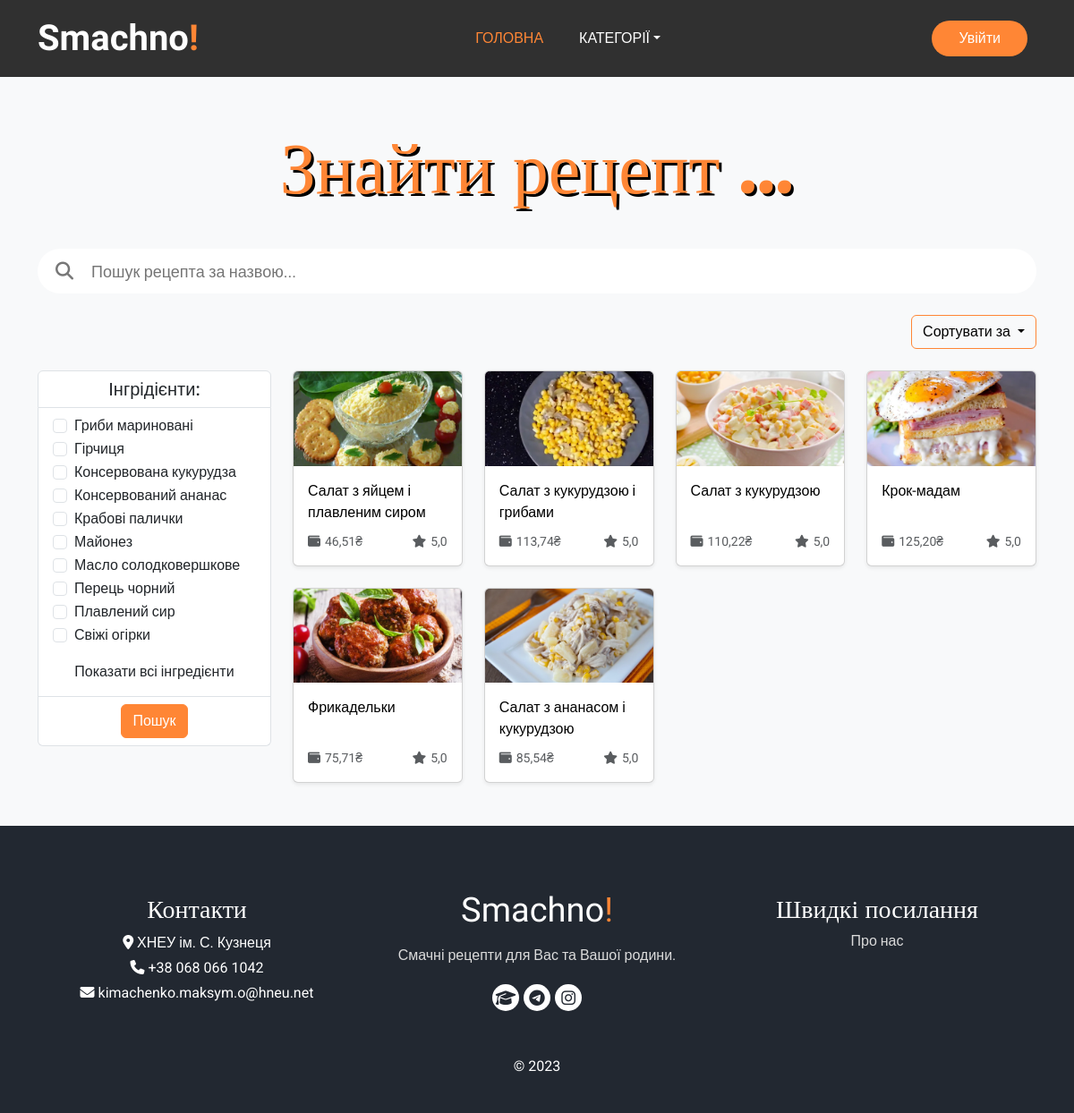
Before: / with the older database file.
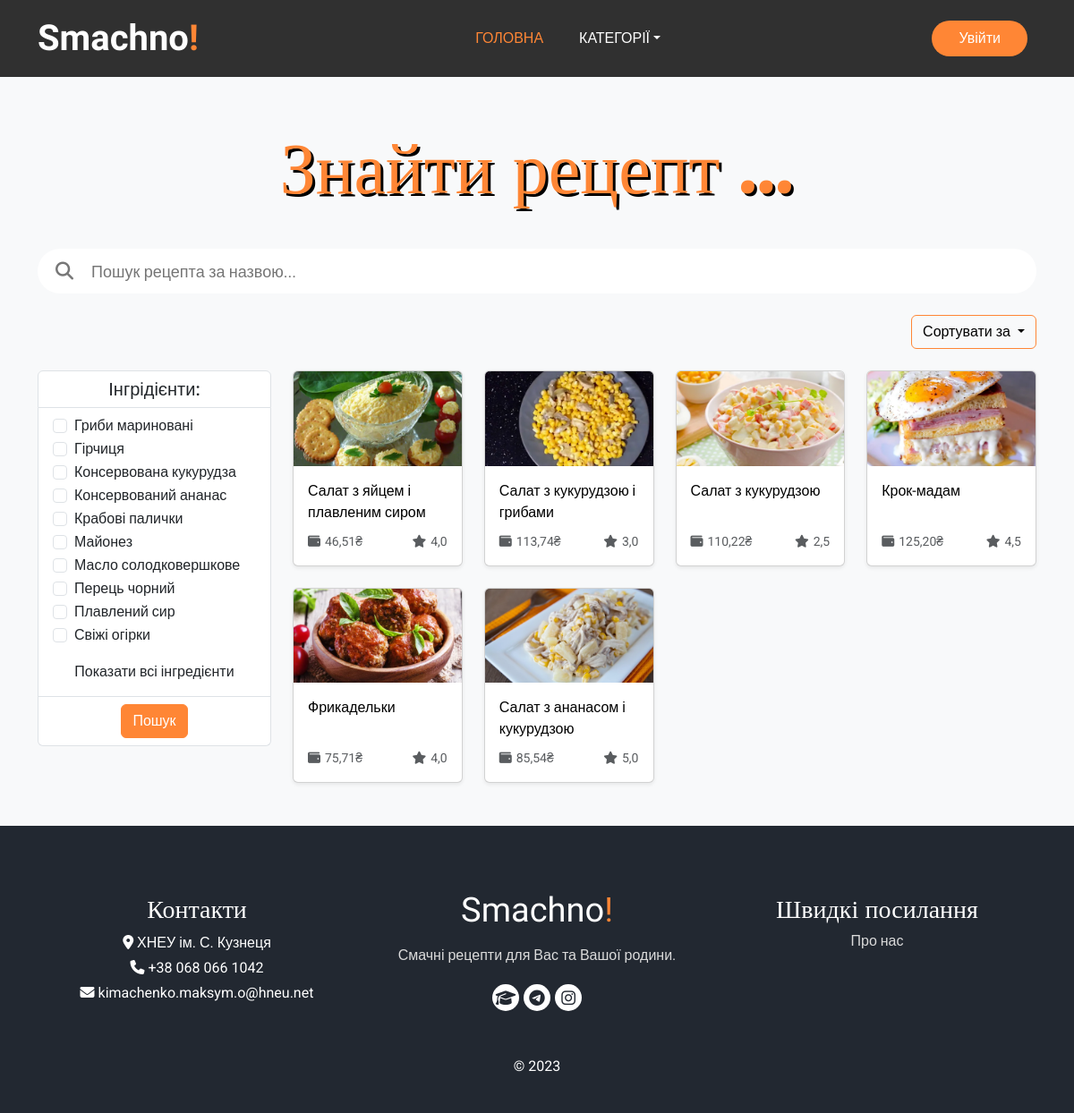
After: the same page with the newer database file.
### recipes/models.py (models this page shows, shortened)
class Ingredient(models.Model):
    name = models.CharField('Назва', max_length=50, unique=True)
    amount = models.DecimalField('Кількість', max_digits=5, decimal_places=3)
    unit = models.CharField('Одиниця вимірювання',
        max_length=2,
        choices=[
        ('kg', 'кг.'),
        ('l', 'л.'),
        ('p', 'шт.'),
        ],
        default='kg',
    )
    price = models.DecimalField('Ціна', max_digits=6, decimal_places=2)
    modified = models.DateTimeField('Дата редагування', auto_now=True)
    class Meta:
        db_table = 'Ingredients'
        verbose_name = 'Інгредієнт'
        verbose_name_plural = 'Інгредієнти'

class Recipe(models.Model):
    def get_preview_path(self, filename):
        path = 'images\\' + date(localtime(self.created), 'ymd-Hi-') + translit(self.title).replace(' ', '-') + '/cover.webp'
        return path
    preview = ResizedImageField(verbose_name='Фото-прев\'ю', upload_to=get_preview_path, size=[1920, 1080], crop=['middle', 'center'], quality=100, force_format='WEBP')
    folder_path = models.FilePathField('Шлях до папки з фото', max_length=128)
    title = models.CharField('Назва', max_length=100, unique=True)
    slug = models.CharField('Посилання', max_length=128)
    description = CKEditor5Field('Детальний рецепт', config_name='extends')
    cooking_time = models.CharField('Час приготування', max_length=30)
    portions = models.IntegerField('Кількість порцій')
    created = models.DateTimeField('Дата публікації', auto_now_add=True)
    modified = models.DateTimeField('Дата редагування', auto_now=True)
    likes = models.ManyToManyField(settings.AUTH_USER_MODEL, verbose_name='Уподобали', related_name='like_recipe')
    total_price = models.DecimalField('Вартість', max_digits=6, decimal_places=2, null=True)
    avg_rating = models.DecimalField('Оцінка', max_digits=2, decimal_places=1, default=5)
    category = models.ManyToManyField(Category, verbose_name='Категорії')
    class Meta:
        db_table = 'Recipes'
        verbose_name = 'Рецепт'
        verbose_name_plural = 'Рецепти'

### recipes/views.py (the view, shortened to what this page needs)
# urls.py: path('', views.RecipeView.as_view(), name='home'),
class RecipeView(View):
    def get(self, request):
        recipes = Recipe.objects.all()
        ingredients = Ingredient.objects.all().order_by('name')
        categories = Category.objects.all()
        return render(request, 'recipes/index.html', {'recipes': recipes, 'ingredients': ingredients, 'categories': categories})

### templates/recipes/index.html (shortened to what this page needs)
{% load static %}
<!DOCTYPE html>
<html lang="uk">
<head>
  <link rel="stylesheet" href="https://cdnjs.cloudflare.com/ajax/libs/bootstrap/5.3.0/css/bootstrap.min.css" />
  <link rel="stylesheet" href="https://cdnjs.cloudflare.com/ajax/libs/font-awesome/6.4.0/css/all.min.css" />
  <link rel="stylesheet" href="{% static 'recipes/css/index.css' %}" />
</head>
<body>
  <div aria-live="polite" aria-atomic="true">
    <div class="toast-container bottom-0 end-0 p-3">
    </div>
  </div>
  <header class="hero_area">
    <div class="container">
      <nav class="navbar navbar-expand-lg custom_navbar">
        <a class="navbar-brand" href="{% url 'home' %}">
          <span class="word">Smachno<span class="exclamation">!</span></span>
        </a>
        <div class="collapse navbar-collapse" id="navbarSupportedContent">
          <ul class="navbar-nav mx-auto">
            <li class="nav-item active">
              <a class="btn nav-link" href="{% url 'home' %}">Головна</a>
            </li>
            <li class="nav-item">
              <div class="dropdown-center">
                <a class="btn nav-link dropdown-toggle categories-menu" data-bs-toggle="dropdown" aria-expanded="false" href="#">Категорії</a>
              </div>
            </li>
          {% if user.is_authenticated %}
            <li class="nav-item">
              <a class="btn nav-link" href="{% url 'favorites_recipes' %}">Уподобані рецепти</a>
            </li>
            {% if user.is_superuser %}
            <li class="nav-item">
              <a class="btn nav-link" style="color: orangered" href="/admin">Адмінка</a>
            </li>
            {% endif %}
            </ul>
            <div class="d-flex justify-content-center">
              <div class="dropdown user-menu text-center">
                <a href="#" class="nav-link" role="button" id="userDropdown" data-bs-toggle="dropdown" aria-expanded="false">
                  <span class="user-img">
                    <img src="{% static 'users/images/no_user_img.webp' %}" class="rounded-circle" width="40" alt="User Image">
                  </span>
                </a>
                <ul class="dropdown-menu dropdown-menu-end" style="border-radius: 0; transform: translateX(-50%); left: 50%;" aria-labelledby="userDropdown">
                  <li>
                    <div class="user-header">
                      <div class="avatar avatar-sm">
                        <img src="{% static 'users/images/no_user_img.webp' %}" class="avatar-img rounded-circle" alt="User Image">
                      </div>
                      <div class="user-text d-flex align-items-center">
                        <h6>{{ user.username }}</h6>
                      </div>
                    </div>
                  </li>
                  <li><a class="dropdown-item" href="{% url 'profile' user.id %}">Мій профіль</a></li>
                  <li><a class="dropdown-item" href="{% url 'edit_profile' user.id %}">Налаштування</a></li>
                  <li><a class="dropdown-item" href="{% url 'signout' %}">Вийти</a></li>
                </ul>
              </div>
            </div>
          {% else %}
          </ul>
          <div class="user_option">
            <a href="{% url 'signin' %}" class="signin">Увійти</a>
          </div>
          {% endif %}
        </div>
      </nav>
    </div>
  </header>
  <div class="py-5 bg-light">
    <div class="container">
      <div class="heading_container heading_center">
        <h1> Знайти рецепт&nbsp;... </h1>
      </div>
      <br><br>
      <div class="row-2">
        <form method="POST" id="search-form" action="{% url 'search_result' %}">
          <div class="col search-box">
            <i class="fa-solid fa-magnifying-glass" style="margin-right: 10px;"></i>
            <input type="text" id="search-input" name="searched" placeholder="Пошук рецепта за назвою...">
          </div>
        </form>
        <br>
        <div class="col d-flex justify-content-end">
          <div class="dropdown-center">
            <button class="btn dropdown-toggle text-black" type="button" data-bs-toggle="dropdown" aria-expanded="false" id="filter-btn">
              Сортувати за
            </button>
          </div>
        </div>
        <br>
      </div>
      <div class="row">
        <div class="col-md-3">
          <form method="POST" id="checkbox-form" action="{% url 'home' %}">
            <div class="list-group">
              <div class="list-group-item">
                <h5 class="mb-0" style="text-align: center;">Інгрідієнти:</h5>
              </div>
              <div class="list-group-item list-group-item-action">
                {% for ingredient in ingredients %}
                <div class="form-check {% if forloop.counter > 10 %}collapse{% endif %}">
                  <input class="form-check-input" type="checkbox" id="{{ ingredient.id }}" name="{{ ingredient.name }}" {% if ingredient.name in selected_ingredients %}checked{% endif %}>
                  <label class="form-check-label" for="{{ ingredient.id }}">
                    {{ ingredient.name }}
                  </label>
                </div>
                {% endfor %}
                {% if ingredients|length > 10 %}
                <div class="d-flex justify-content-center align-items-center">
                  <button class="btn d-grid gap-2 mt-2 btn-show-all" type="button" data-bs-toggle="collapse" data-bs-target=".collapse" aria-expanded="false" aria-controls="collapse-2">Показати всі інгредієнти</button>
                </div>
                {% endif %}
              </div>
              <div class="list-group-item d-flex justify-content-center align-items-center">
                <button class="btn d-grid gap-2" id="search-btn" type="submit">Пошук</button>
              </div>
            </div>
          </form>
          <br>
        </div>
        <section class="col-md-9">
          {% if recipes|length != 0 %}
          <div class="row recipe-container row-cols-xs-1 row-cols-md-3 row-cols-lg-4 g-4">
            {% for recipe in recipes reversed %}
            <div class="col recipe-item" data-id="{{ recipe.id }}" data-rating="{{ recipe.avg_rating }}"
              data-worth="{{ recipe.total_price }}">
              <div class="card shadow-sm">
                <a href="{% url 'recipe_detail' recipe.slug %}">
                  <img class="card-img-top" src="{{ recipe.preview.url }}">
                </a>
                <div class="card-body d-flex flex-column justify-content-between">
                  <a href="{% url 'recipe_detail' recipe.slug %}" style="text-decoration: none; color:black;">
                    <p class="card-text" style="margin-bottom: 10px;">{{ recipe.title }}</p>
                  </a>
                  <div class="d-flex justify-content-between align-items-center">
                    <small class="text-muted">
                      <i class="fa-solid fa-wallet" style="margin-right: 5px;" title="Вартість приготування"></i>{{ recipe.total_price }}₴
                    </small>
                    <small class="text-muted">
                      <i class="fa-solid fa-star" style="margin-right: 5px; margin-left: 5px;" title="Оцінка"></i>{{ recipe.avg_rating }}
                    </small>
                  </div>
                </div>
              </div>
            </div>
            {% endfor %}
          </div>
          {% else %}
          <div class="d-flex align-items-center text-center" style="height: 100%;">
            <h1>Рецептів з таким набором інгрідієнтів не знайдено...</h1>
          </div>
          {% endif %}
        </section>
      </div>
    </div>
  </div>
  <footer class="footer_section">
    <div class="container">
      <div class="row">
        <div class="col-md-4 footer-col">
          <div class="footer_contact">
            <h4> Контакти </h4>
            <div class="contact_link_box">
              <div>
                <i class="fa-solid fa-location-dot"></i>
                <span> ХНЕУ ім. С. Кузнеця </span>
              </div>
              <div>
                <i class="fa-solid fa-phone"></i>
                <span> +38 068 066 1042 </span>
              </div>
              <div>
                <i class="fa-solid fa-envelope"></i>
                <span> kimachenko.maksym.o@hneu.net </span>
              </div>
            </div>
          </div>
        </div>
        <div class="col-md-4 footer-col">
          <div class="footer_detail">
            <a href="{% url 'home' %}/" class="footer-logo"> <span class="word">Smachno<span class="exclamation">!</span></span></a>
            <p> Смачні рецепти для Вас та Вашої родини. </p>
            <div class="footer_social">
              <a href="https://www.hneu.edu.ua/">
                <i class="fa-solid fa-graduation-cap" aria-hidden="true"></i>
              </a>
              <a href="https://t.me/maxkimachenko">
                <i class="fa-brands fa-telegram" aria-hidden="true"></i>
              </a>
              <a href="https://instagram.com/maxkimachenko">
                <i class="fa-brands fa-instagram" aria-hidden="true"></i>
              </a>
            </div>
          </div>
        </div>
        <div class="col-md-4 footer-col">
          <h4> Швидкі посилання </h4>
          <a href="#">
            <p> Про нас </p>
          </a>
        </div>
      </div>
      <div class="footer-info">
        <p> &copy; <span id="displayYear"></span></p>
      </div>
    </div>
  </footer>
</body>
</html>

### static/recipes/css/index.css (style rules this page uses)
:root { --dark: #1b1e2c; --bg-color: #303030; --main-color: #ff8635; --main-color-shadow: #EC5800; }
body { font-family: 'Roboto', sans-serif; color: #0c0c0c; background-color: #ffffff; overflow-x: hidden; }
.hero_area { position: relative; min-height: auto; display: -webkit-box; display: -ms-flexbox; display: flex; padding: 8px 10px; background: var(--bg-color); -webkit-box-orient: vertical; -webkit-box-direction: normal; -ms-flex-direction: column; flex-direction: column; }
.navbar-brand { color: #ffffff; }
.navbar-brand .exclamation { color: var(--main-color); }
.navbar-brand .word { color: white; }
.navbar-brand span { font-size: 32px; font-family: 'Dancing Script'; font-size: 2.5rem; font-weight: 600; }
.custom_navbar { padding: 0; }
.user_option { display: -webkit-box; display: -ms-flexbox; display: flex; -webkit-box-align: center; -ms-flex-align: center; align-items: center; }
.user_option a { margin: 0 10px; }
.user_option .signin { display: inline-block; padding: 8px 30px; background-color: var(--main-color); color: #ffffff; border-radius: 45px; -webkit-transition: all 0.3s; transition: all 0.3s; border: none; }
.heading_container h1 { font-family: 'Pacifico', cursive; position: relative; margin-bottom: 0; font-size: 5rem; color: var(--main-color); text-shadow: 3px 3px 0 black; }
.heading_container.heading_center { -webkit-box-align: center; -ms-flex-align: center; align-items: center; text-align: center; }
a, a:hover, a:focus { text-decoration: none; }
.search-box { width: 100%; height: 50px; background-color: white; border-radius: 30px; display: flex; align-items: center; padding: 20px; }
.search-box>i { font-size: 20px; color: #777; }
.search-box>input { flex: 1; height: 40px; border: none; outline: none; font-size: 18px; padding-left: 10px; }
#filter-btn { border-color: var(--main-color); }
#search-btn { color: white; background-color: var(--main-color); border-color: var(--main-color); }
.navbar-nav .nav-item .nav-link { padding: 5px 20px; color: #ffffff; text-align: center; text-transform: uppercase; border-radius: 5px; -webkit-transition: all 0.3s; transition: all 0.3s; }
.navbar-nav .nav-item.active .nav-link { color: var(--main-color); }
.footer_section { background-color: #222831; color: #ffffff; padding: 75px 0 40px 0; text-align: center; }
.footer_section h4 { font-size: 28px; font-family: 'Pacifico', cursive; }
.footer_section .footer-logo { font-family: 'Dancing Script', cursive; margin-bottom: 20px; }
.footer_section .footer-logo .exclamation { color: var(--main-color); }
.footer_section .footer-logo .word { color: white; }
.footer_section p { color: #dbdbdb; }
.footer_section .footer-col { margin-bottom: 15px; }
.footer_section .footer_contact .contact_link_box { display: -webkit-box; display: -ms-flexbox; display: flex; line-height: 1.75; -webkit-box-orient: vertical; -webkit-box-direction: normal; -ms-flex-direction: column; flex-direction: column; }
.footer_section .footer-logo { display: block; font-size: 38px; line-height: 1; color: #ffffff; }
.footer_section .footer_social { display: -webkit-box; display: -ms-flexbox; display: flex; -webkit-box-pack: center; -ms-flex-pack: center; justify-content: center; margin-top: 20px; margin-bottom: 10px; }
.footer_section .footer_social a { display: -webkit-box; display: -ms-flexbox; display: flex; -webkit-box-pack: center; -ms-flex-pack: center; justify-content: center; -webkit-box-align: center; -ms-flex-align: center; align-items: center; color: #222831; width: 30px; height: 30px; border-radius: 100%; background-color: #ffffff; border-radius: 100%; margin: 0 2.5px; font-size: 18px; }
.footer_section .footer-info { text-align: center; margin-top: 25px; }
.footer_section .footer-info p { color: #ffffff; margin: 0; }

Changed rows visible on the page:
changed Recipe "Салат з яйцем і плавленим сиром": avg_rating "5,0" → "4,0"
changed Recipe "Салат з кукурудзою і грибами": avg_rating "5,0" → "3,0"
changed Recipe "Салат з кукурудзою": avg_rating "5,0" → "2,5"
changed Recipe "Крок-мадам": avg_rating "5,0" → "4,5"
changed Recipe "Фрикадельки": avg_rating "5,0" → "4,0"
